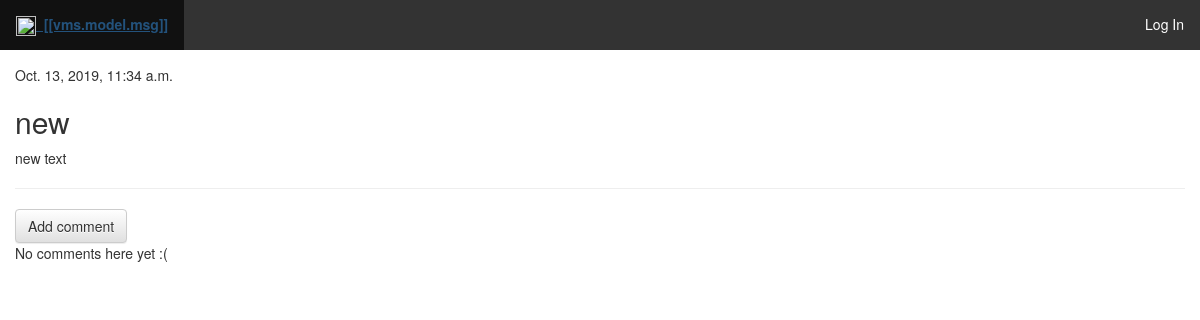
Screenshot of /post/12/ with the database file from the repository.
### blog/models.py (models this page shows, shortened)
class Post(models.Model):
    author = models.ForeignKey(settings.AUTH_USER_MODEL, on_delete=models.CASCADE)
    title = models.CharField(max_length=200)
    text = models.TextField()
    created_date = models.DateTimeField(default=timezone.now)
    published_date = models.DateTimeField(blank=True, null=True)

### blog/views.py (the view)
# urls.py: url('^post/(?P<pk>[0-9]+)/$', views.post_detail, name='post_detail'),
def post_detail(request, pk):
    post = get_object_or_404(Post, pk=pk)
    return render(request, 'blog/post_detail.html', {'post': post})

### blog/templates/blog/post_detail.html (shortened to what this page needs)
{% extends 'blog/base.html' %}
{% block content %}
<div class="post">
    {% if post.published_date %}
    <div class="date">
        {{ post.published_date }}
    </div>
    {% else %}
    <a class="btn btn-default" href="{% url 'post_publish' pk=post.pk %}">Publish</a>
    {% endif %}
    <h2>{{ post.title }}</h2>
    <p>{{ post.text|linebreaksbr }}</p>
</div>
<hr>
<a class="btn btn-default" href="{% url 'add_comment_to_post' pk=post.pk %}">Add comment</a>
{% for comment in post.comments.all %}
{% if user.is_authenticated or comment.approved_comment %}
<div class="comment">
    <div class="date">
        {{ comment.created_date }}
        {% if not comment.approved_comment %}
        <a class="btn btn-default" href="{% url 'comment_remove' pk=comment.pk %}"><span
                class="glyphicon glyphicon-remove"></span></a>
        <a class="btn btn-default" href="{% url 'comment_approve' pk=comment.pk %}"><span
                class="glyphicon glyphicon-ok"></span></a>
        {% endif %}
    </div>
    <strong>{{ comment.author }}</strong>
    <p>{{ comment.text|linebreaks }}</p>
</div>
{% endif %}
{% empty %}
<p>No comments here yet :(</p>
{% endfor %}
{% endblock %}

### rows the page displays
Post: published_date "Oct. 13, 2019, 11:34 a.m.", title "new", text "new text"
